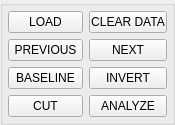
       <widget class="QGroupBox" name="groupBox">
        <property name="sizePolicy">
         <sizepolicy hsizetype="Fixed" vsizetype="Fixed">
          <horstretch>0</horstretch>
          <verstretch>0</verstretch>
         </sizepolicy>
        </property>
        <property name="minimumSize">
         <size>
          <width>175</width>
          <height>0</height>
         </size>
        </property>
        <property name="maximumSize">
         <size>
          <width>175</width>
          <height>150</height>
         </size>
        </property>
        <layout class="QGridLayout" name="gridLayout_2">
         <property name="leftMargin">
          <number>5</number>
         </property>
         <property name="topMargin">
          <number>5</number>
         </property>
         <property name="rightMargin">
          <number>5</number>
         </property>
         <property name="bottomMargin">
          <number>5</number>
         </property>
         <item row="1" column="0">
          <widget class="QPushButton" name="load_button">
           <property name="sizePolicy">
            <sizepolicy hsizetype="Expanding" vsizetype="Expanding">
             <horstretch>0</horstretch>
             <verstretch>0</verstretch>
            </sizepolicy>
           </property>
           <property name="minimumSize">
            <size>
             <width>70</width>
             <height>0</height>
            </size>
           </property>
           <property name="maximumSize">
            <size>
             <width>16777215</width>
             <height>16777215</height>
            </size>
           </property>
           <property name="font">
            <font>
             <family>Arial</family>
             <pointsize>9</pointsize>
             <weight>50</weight>
             <bold>false</bold>
            </font>
           </property>
           <property name="layoutDirection">
            <enum>Qt::RightToLeft</enum>
           </property>
           <property name="autoFillBackground">
            <bool>false</bool>
           </property>
           <property name="text">
            <string>LOAD</string>
           </property>
          </widget>
         </item>
         <item row="3" column="0">
          <widget class="QPushButton" name="previous_file_button">
           <property name="sizePolicy">
            <sizepolicy hsizetype="Expanding" vsizetype="Expanding">
             <horstretch>0</horstretch>
             <verstretch>0</verstretch>
            </sizepolicy>
           </property>
           <property name="minimumSize">
            <size>
             <width>70</width>
             <height>0</height>
            </size>
           </property>
           <property name="maximumSize">
            <size>
             <width>16777215</width>
             <height>16777215</height>
            </size>
           </property>
           <property name="font">
            <font>
             <family>Arial</family>
             <pointsize>9</pointsize>
             <weight>50</weight>
             <bold>false</bold>
            </font>
           </property>
           <property name="layoutDirection">
            <enum>Qt::LeftToRight</enum>
           </property>
           <property name="autoFillBackground">
            <bool>false</bool>
           </property>
           <property name="text">
            <string>PREVIOUS</string>
           </property>
          </widget>
         </item>
         <item row="5" column="1">
          <widget class="QPushButton" name="invert_button">
           <property name="sizePolicy">
            <sizepolicy hsizetype="Expanding" vsizetype="Expanding">
             <horstretch>0</horstretch>
             <verstretch>0</verstretch>
            </sizepolicy>
           </property>
           <property name="minimumSize">
            <size>
             <width>70</width>
             <height>0</height>
            </size>
           </property>
           <property name="maximumSize">
            <size>
             <width>16777215</width>
             <height>16777215</height>
            </size>
           </property>
           <property name="font">
            <font>
             <family>Arial</family>
             <pointsize>9</pointsize>
             <weight>50</weight>
             <bold>false</bold>
            </font>
           </property>
           <property name="layoutDirection">
            <enum>Qt::LeftToRight</enum>
           </property>
           <property name="autoFillBackground">
            <bool>false</bool>
           </property>
           <property name="text">
            <string>INVERT</string>
           </property>
          </widget>
         </item>
         <item row="3" column="1">
          <widget class="QPushButton" name="next_file_button">
           <property name="sizePolicy">
            <sizepolicy hsizetype="Expanding" vsizetype="Expanding">
             <horstretch>0</horstretch>
             <verstretch>0</verstretch>
            </sizepolicy>
           </property>
           <property name="minimumSize">
            <size>
             <width>70</width>
             <height>0</height>
            </size>
           </property>
           <property name="maximumSize">
            <size>
             <width>16777215</width>
             <height>16777215</height>
            </size>
           </property>
           <property name="font">
            <font>
             <family>Arial</family>
             <pointsize>9</pointsize>
             <weight>50</weight>
             <bold>false</bold>
            </font>
           </property>
           <property name="layoutDirection">
            <enum>Qt::LeftToRight</enum>
           </property>
           <property name="autoFillBackground">
            <bool>false</bool>
           </property>
           <property name="text">
            <string>NEXT</string>
           </property>
          </widget>
         </item>
         <item row="5" column="0">
          <widget class="QPushButton" name="baseline_button">
           <property name="sizePolicy">
            <sizepolicy hsizetype="Expanding" vsizetype="Expanding">
             <horstretch>0</horstretch>
             <verstretch>0</verstretch>
            </sizepolicy>
           </property>
           <property name="minimumSize">
            <size>
             <width>70</width>
             <height>0</height>
            </size>
           </property>
           <property name="maximumSize">
            <size>
             <width>16777215</width>
             <height>16777215</height>
            </size>
           </property>
           <property name="font">
            <font>
             <family>Arial</family>
             <pointsize>9</pointsize>
             <weight>50</weight>
             <bold>false</bold>
            </font>
           </property>
           <property name="layoutDirection">
            <enum>Qt::LeftToRight</enum>
           </property>
           <property name="autoFillBackground">
            <bool>false</bool>
           </property>
           <property name="text">
            <string>BASELINE</string>
           </property>
          </widget>
         </item>
         <item row="1" column="1">
          <widget class="QPushButton" name="clear_data_button">
           <property name="sizePolicy">
            <sizepolicy hsizetype="Expanding" vsizetype="Expanding">
             <horstretch>0</horstretch>
             <verstretch>0</verstretch>
            </sizepolicy>
           </property>
           <property name="minimumSize">
            <size>
             <width>70</width>
             <height>5</height>
            </size>
           </property>
           <property name="maximumSize">
            <size>
             <width>16777215</width>
             <height>16777215</height>
            </size>
           </property>
           <property name="font">
            <font>
             <family>Arial</family>
             <pointsize>9</pointsize>
             <weight>50</weight>
             <bold>false</bold>
            </font>
           </property>
           <property name="layoutDirection">
            <enum>Qt::LeftToRight</enum>
           </property>
           <property name="autoFillBackground">
            <bool>false</bool>
           </property>
           <property name="text">
            <string>CLEAR DATA</string>
           </property>
          </widget>
         </item>
         <item row="7" column="0">
          <widget class="QPushButton" name="cut_button">
           <property name="sizePolicy">
            <sizepolicy hsizetype="Expanding" vsizetype="Expanding">
             <horstretch>0</horstretch>
             <verstretch>0</verstretch>
            </sizepolicy>
           </property>
           <property name="minimumSize">
            <size>
             <width>70</width>
             <height>5</height>
            </size>
           </property>
           <property name="maximumSize">
            <size>
             <width>16777215</width>
             <height>16777215</height>
            </size>
           </property>
           <property name="font">
            <font>
             <family>Arial</family>
             <pointsize>9</pointsize>
             <weight>50</weight>
             <bold>false</bold>
            </font>
           </property>
           <property name="toolTipDuration">
            <number>-1</number>
           </property>
           <property name="layoutDirection">
            <enum>Qt::LeftToRight</enum>
           </property>
           <property name="autoFillBackground">
            <bool>false</bool>
           </property>
           <property name="text">
            <string>CUT</string>
           </property>
          </widget>
         </item>
         <item row="7" column="1">
          <widget class="QPushButton" name="analyze_button">
           <property name="sizePolicy">
            <sizepolicy hsizetype="Expanding" vsizetype="Expanding">
             <horstretch>0</horstretch>
             <verstretch>0</verstretch>
            </sizepolicy>
           </property>
           <property name="minimumSize">
            <size>
             <width>70</width>
             <height>0</height>
            </size>
           </property>
           <property name="maximumSize">
            <size>
             <width>16777215</width>
             <height>16777215</height>
            </size>
           </property>
           <property name="font">
            <font>
             <family>Arial</family>
             <pointsize>9</pointsize>
             <weight>50</weight>
             <bold>false</bold>
            </font>
           </property>
           <property name="layoutDirection">
            <enum>Qt::LeftToRight</enum>
           </property>
           <property name="autoFillBackground">
            <bool>false</bool>
           </property>
           <property name="text">
            <string>ANALYZE</string>
           </property>
          </widget>
         </item>
        </layout>
       </widget>
